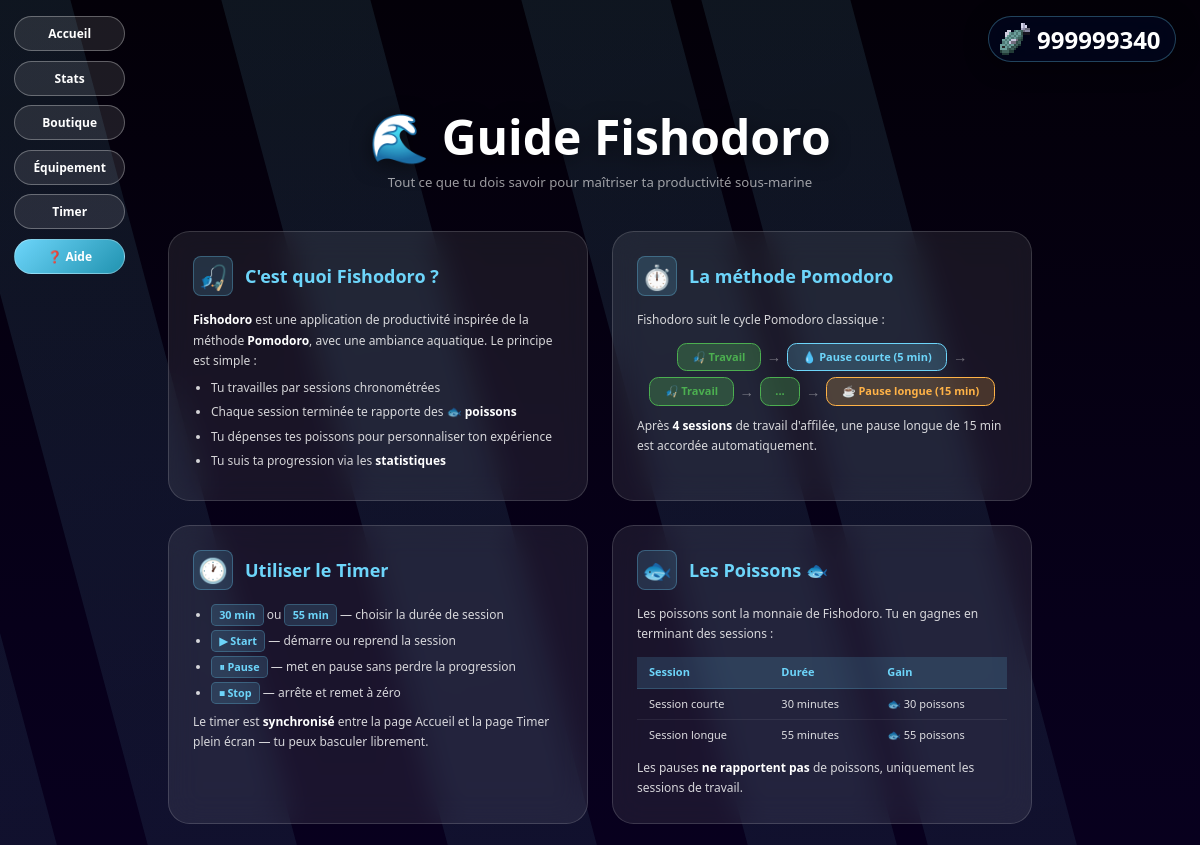
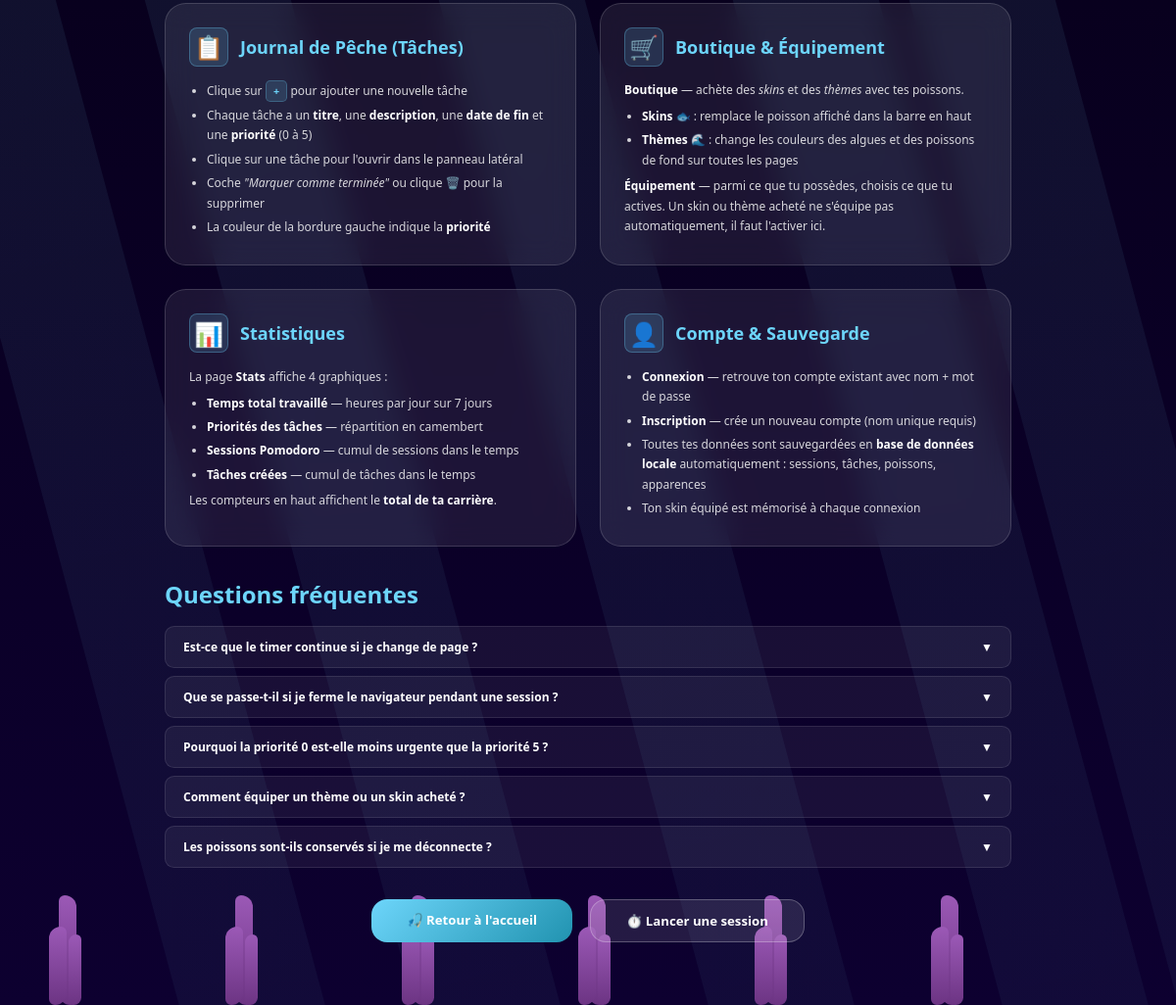
/aide (signed in), run on the app's committed database (2 pictures, top to bottom).
### tables this page shows
CREATE TABLE Apparence_disponible (id_apparence INTEGER PRIMARY KEY, type TEXT, prix INTEGER, nom TEXT, hauteur NUMERIC, largeur NUMERIC, lien_image TEXT, zoom NUMERIC);

CREATE TABLE Poissons (nbr_poissons_total INTEGER, nbr_poisson INTEGER, id_utilisateur INTEGER, poissons_depense INTEGER, FOREIGN KEY (id_utilisateur) REFERENCES Utilisateurs (id));

### main.py (the view)
@app.route("/aide")
def aide():
    apparence = get_apparence_equipee() if "nom_utilisateur" in session else build_apparence_dict(CATALOGUE_SKINS[0])
    theme     = get_theme_equipe()      if "nom_utilisateur" in session else CATALOGUE_THEMES[0]
    return render_template("aide.html",
                           nom_utilisateur=session.get("nom_utilisateur", ""),
                           poissons=get_poissons(),
                           apparence=apparence,
                           theme=theme,
                           logged_in="nom_utilisateur" in session)

### base_de_donnees_fonction.py (called while the page is built, shortened)
def lire_en_bdd(table: str, selection: str, condition: str,
                lien=None, table_lie=None):
    co = connect(base_de_donnee)
    curseur = co.cursor()
    if lien is None:
        curseur.execute(f"""SELECT {selection}
                            FROM {table}
                            WHERE {condition}
                        """)
    resultats = curseur.fetchall()
    co.close()
    if resultats and len(resultats[0]) == 1:
        return [row[0] for row in resultats]
    return resultats

### main.py (called while the page is built)
def get_poissons():
    user_id = session.get("user_id")
    if user_id is None:
        return 0
    result = lire_en_bdd("Poissons", "nbr_poisson", f"id_utilisateur = {user_id}")
    return result[0] if result else 0

def get_apparence_equipee():
    return session.get("user_apparence", {
        "id": 1,
        "lien_image": "/static/Skin_de_base.png",
        "hauteur": 45, "largeur": 45, "zoom": 1.0
    })

def get_theme_equipe():
    return session.get("user_theme", CATALOGUE_THEMES[0])

### templates/aide.html (shortened to what this page needs)
<!DOCTYPE html>
<html lang="fr">
<head>
</head>
<body>
<div class="ray"></div><div class="ray"></div><div class="ray"></div><div class="ray"></div><div class="ray"></div>
<div class="algae"></div><div class="algae"></div><div class="algae"></div><div class="algae"></div><div class="algae"></div><div class="algae"></div>
<div class="nav-bar">
    {% if logged_in %}
    <a href="/accueil" class="nav-btn">Accueil</a>
    <a href="/stats" class="nav-btn">Stats</a>
    <a href="/shop" class="nav-btn">Boutique</a>
    <a href="/equipment" class="nav-btn">Équipement</a>
    <a href="/timer" class="nav-btn">Timer</a>
    {% else %}
    <a href="/" class="nav-btn">Connexion</a>
    {% endif %}
    <a href="/aide" class="nav-btn active">❓ Aide</a>
</div>
{% if logged_in %}
<div class="fish-counter">
    <img src="{{ apparence['lien_image'] }}" alt="poisson"
         style="width:32px; height:32px; image-rendering:pixelated; object-fit:contain; display:block;">
    <span id="fish-count">{{ poissons | default(0) }}</span>
</div>
{% endif %}
<div class="help-wrapper">
    <h1 class="help-title">🌊 Guide Fishodoro</h1>
    <p class="help-subtitle">Tout ce que tu dois savoir pour maîtriser ta productivité sous-marine</p>
    <div class="help-grid">
        <div class="help-card">
            <div class="card-icon-title">
                <div class="card-icon">🎣</div>
                <div class="card-title">C'est quoi Fishodoro ?</div>
            </div>
            <div class="card-body">
                <p><strong>Fishodoro</strong> est une application de productivité inspirée de la méthode <strong>Pomodoro</strong>, avec une ambiance aquatique. Le principe est simple :</p>
                <ul>
                    <li>Tu travailles par sessions chronométrées</li>
                    <li>Chaque session terminée te rapporte des 🐟 <strong>poissons</strong></li>
                    <li>Tu dépenses tes poissons pour personnaliser ton expérience</li>
                    <li>Tu suis ta progression via les <strong>statistiques</strong></li>
                </ul>
            </div>
        </div>
        <div class="help-card">
            <div class="card-icon-title">
                <div class="card-icon">⏱️</div>
                <div class="card-title">La méthode Pomodoro</div>
            </div>
            <div class="card-body">
                <p>Fishodoro suit le cycle Pomodoro classique :</p>
                <div class="pomo-timeline">
                    <span class="pomo-block pomo-work">🎣 Travail</span>
                    <span class="pomo-arrow">→</span>
                    <span class="pomo-block pomo-short">💧 Pause courte (5 min)</span>
                    <span class="pomo-arrow">→</span>
                    <span class="pomo-block pomo-work">🎣 Travail</span>
                    <span class="pomo-arrow">→</span>
                    <span class="pomo-block pomo-work">...</span>
                    <span class="pomo-arrow">→</span>
                    <span class="pomo-block pomo-long">☕ Pause longue (15 min)</span>
                </div>
                <p style="margin-top:1.2vh;">Après <strong>4 sessions</strong> de travail d'affilée, une pause longue de 15 min est accordée automatiquement.</p>
            </div>
        </div>
        <div class="help-card">
            <div class="card-icon-title">
                <div class="card-icon">🕐</div>
                <div class="card-title">Utiliser le Timer</div>
            </div>
            <div class="card-body">
                <ul>
                    <li><span class="highlight">30 min</span> ou <span class="highlight">55 min</span> — choisir la durée de session</li>
                    <li><span class="highlight">▶ Start</span> — démarre ou reprend la session</li>
                    <li><span class="highlight">⏸ Pause</span> — met en pause sans perdre la progression</li>
                    <li><span class="highlight">⏹ Stop</span> — arrête et remet à zéro</li>
                </ul>
                <p style="margin-top:1vh;">Le timer est <strong>synchronisé</strong> entre la page Accueil et la page Timer plein écran — tu peux basculer librement.</p>
            </div>
        </div>
        <div class="help-card">
            <div class="card-icon-title">
                <div class="card-icon">🐟</div>
                <div class="card-title">Les Poissons 🐟</div>
            </div>
            <div class="card-body">
                <p>Les poissons sont la monnaie de Fishodoro. Tu en gagnes en terminant des sessions :</p>
                <table class="gains-table">
                    <tr><th>Session</th><th>Durée</th><th>Gain</th></tr>
                    <tr><td>Session courte</td><td>30 minutes</td><td>🐟 30 poissons</td></tr>
                    <tr><td>Session longue</td><td>55 minutes</td><td>🐟 55 poissons</td></tr>
                </table>
                <p style="margin-top:1vh;">Les pauses <strong>ne rapportent pas</strong> de poissons, uniquement les sessions de travail.</p>
            </div>
        </div>
        <div class="help-card">
            <div class="card-icon-title">
                <div class="card-icon">📋</div>
                <div class="card-title">Journal de Pêche (Tâches)</div>
            </div>
            <div class="card-body">
                <ul>
                    <li>Clique sur <span class="highlight">+</span> pour ajouter une nouvelle tâche</li>
                    <li>Chaque tâche a un <strong>titre</strong>, une <strong>description</strong>, une <strong>date de fin</strong> et une <strong>priorité</strong> (0 à 5)</li>
                    <li>Clique sur une tâche pour l'ouvrir dans le panneau latéral</li>
                    <li>Coche <em>"Marquer comme terminée"</em> ou clique 🗑️ pour la supprimer</li>
                    <li>La couleur de la bordure gauche indique la <strong>priorité</strong></li>
                </ul>
            </div>
        </div>
        <div class="help-card">
            <div class="card-icon-title">
                <div class="card-icon">🛒</div>
                <div class="card-title">Boutique & Équipement</div>
            </div>
            <div class="card-body">
                <p><strong>Boutique</strong> — achète des <em>skins</em> et des <em>thèmes</em> avec tes poissons.</p>
                <ul>
                    <li><strong>Skins</strong> 🐟 : remplace le poisson affiché dans la barre en haut</li>
                    <li><strong>Thèmes</strong> 🌊 : change les couleurs des algues et des poissons de fond sur toutes les pages</li>
                </ul>
                <p style="margin-top:0.8vh;"><strong>Équipement</strong> — parmi ce que tu possèdes, choisis ce que tu actives. Un skin ou thème acheté ne s'équipe pas automatiquement, il faut l'activer ici.</p>
            </div>
        </div>
        <div class="help-card">
            <div class="card-icon-title">
                <div class="card-icon">📊</div>
                <div class="card-title">Statistiques</div>
            </div>
            <div class="card-body">
                <p>La page <strong>Stats</strong> affiche 4 graphiques :</p>
                <ul>
                    <li><strong>Temps total travaillé</strong> — heures par jour sur 7 jours</li>
                    <li><strong>Priorités des tâches</strong> — répartition en camembert</li>
                    <li><strong>Sessions Pomodoro</strong> — cumul de sessions dans le temps</li>
                    <li><strong>Tâches créées</strong> — cumul de tâches dans le temps</li>
                </ul>
                <p style="margin-top:0.8vh;">Les compteurs en haut affichent le <strong>total de ta carrière</strong>.</p>
            </div>
        </div>
        <div class="help-card">
            <div class="card-icon-title">
                <div class="card-icon">👤</div>
                <div class="card-title">Compte & Sauvegarde</div>
            </div>
            <div class="card-body">
                <ul>
                    <li><strong>Connexion</strong> — retrouve ton compte existant avec nom + mot de passe</li>
                    <li><strong>Inscription</strong> — crée un nouveau compte (nom unique requis)</li>
                    <li>Toutes tes données sont sauvegardées en <strong>base de données locale</strong> automatiquement : sessions, tâches, poissons, apparences</li>
                    <li>Ton skin équipé est mémorisé à chaque connexion</li>
                </ul>
            </div>
        </div>
    </div>
    <div class="faq-section">
        <div class="faq-title">Questions fréquentes</div>
        <div class="faq-item" onclick="toggleFaq(this)">
            <div class="faq-question">
                Est-ce que le timer continue si je change de page ?
                <span class="faq-arrow">▼</span>
            </div>
        </div>
        <div class="faq-item" onclick="toggleFaq(this)">
            <div class="faq-question">
                Que se passe-t-il si je ferme le navigateur pendant une session ?
                <span class="faq-arrow">▼</span>
            </div>
        </div>
        <div class="faq-item" onclick="toggleFaq(this)">
            <div class="faq-question">
                Pourquoi la priorité 0 est-elle moins urgente que la priorité 5 ?
                <span class="faq-arrow">▼</span>
            </div>
        </div>
        <div class="faq-item" onclick="toggleFaq(this)">
            <div class="faq-question">
                Comment équiper un thème ou un skin acheté ?
                <span class="faq-arrow">▼</span>
            </div>
        </div>
        <div class="faq-item" onclick="toggleFaq(this)">
            <div class="faq-question">
                Les poissons sont-ils conservés si je me déconnecte ?
                <span class="faq-arrow">▼</span>
            </div>
        </div>
    </div>
    <div class="cta-row">
        {% if logged_in %}
        <a href="/accueil" class="cta-btn cta-primary">🎣 Retour à l'accueil</a>
        <a href="/timer" class="cta-btn cta-secondary">⏱️ Lancer une session</a>
        {% else %}
        <a href="/" class="cta-btn cta-primary">🌊 Se connecter</a>
        {% endif %}
    </div>
</div>
</body>
</html>

### data on the page
Apparence_disponible: lien_image (picture)
Poissons: nbr_poisson "999999340"
